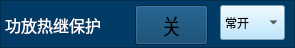
   <widget class="QFrame" name="frame_17">
    <property name="geometry">
     <rect>
      <x>315</x>
      <y>124</y>
      <width>295</width>
      <height>48</height>
     </rect>
    </property>
    <property name="styleSheet">
     <string notr="true">background-color: rgb(2, 59, 101);</string>
    </property>
    <property name="frameShape">
     <enum>QFrame::StyledPanel</enum>
    </property>
    <property name="frameShadow">
     <enum>QFrame::Raised</enum>
    </property>
    <widget class="QComboBox" name="comboBox_gfrjbh">
     <property name="geometry">
      <rect>
       <x>220</x>
       <y>5</y>
       <width>65</width>
       <height>35</height>
      </rect>
     </property>
     <property name="styleSheet">
      <string notr="true">background-color: rgb(170, 225, 255);</string>
     </property>
     <item>
      <property name="text">
       <string>常开</string>
      </property>
     </item>
     <item>
      <property name="text">
       <string>常闭</string>
      </property>
     </item>
    </widget>
    <widget class="QToolButton" name="toolButton_gfrjbh">
     <property name="geometry">
      <rect>
       <x>135</x>
       <y>5</y>
       <width>73</width>
       <height>40</height>
      </rect>
     </property>
     <property name="font">
      <font>
       <family>微软雅黑</family>
       <pointsize>16</pointsize>
      </font>
     </property>
     <property name="text">
      <string>关</string>
     </property>
     <property name="icon">
      <iconset>
       <normaloff>yb_on.png</normaloff>yb_on.png</iconset>
     </property>
     <property name="iconSize">
      <size>
       <width>66</width>
       <height>48</height>
      </size>
     </property>
    </widget>
    <widget class="QLabel" name="label_9">
     <property name="geometry">
      <rect>
       <x>5</x>
       <y>10</y>
       <width>121</width>
       <height>30</height>
      </rect>
     </property>
     <property name="font">
      <font>
       <family>微软雅黑</family>
       <pointsize>12</pointsize>
      </font>
     </property>
     <property name="styleSheet">
      <string notr="true">color: rgb(255, 255, 255);</string>
     </property>
     <property name="text">
      <string>功放热继保护</string>
     </property>
    </widget>
   </widget>
